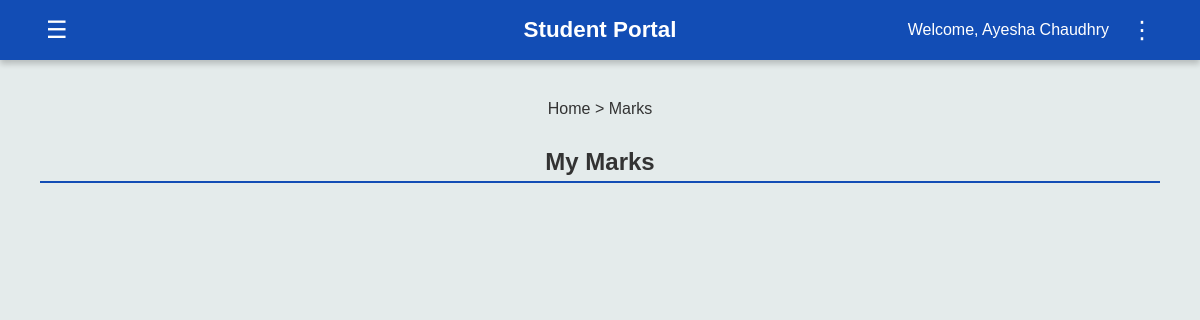
The page /student/marks (signed in) on the database as committed earlier.
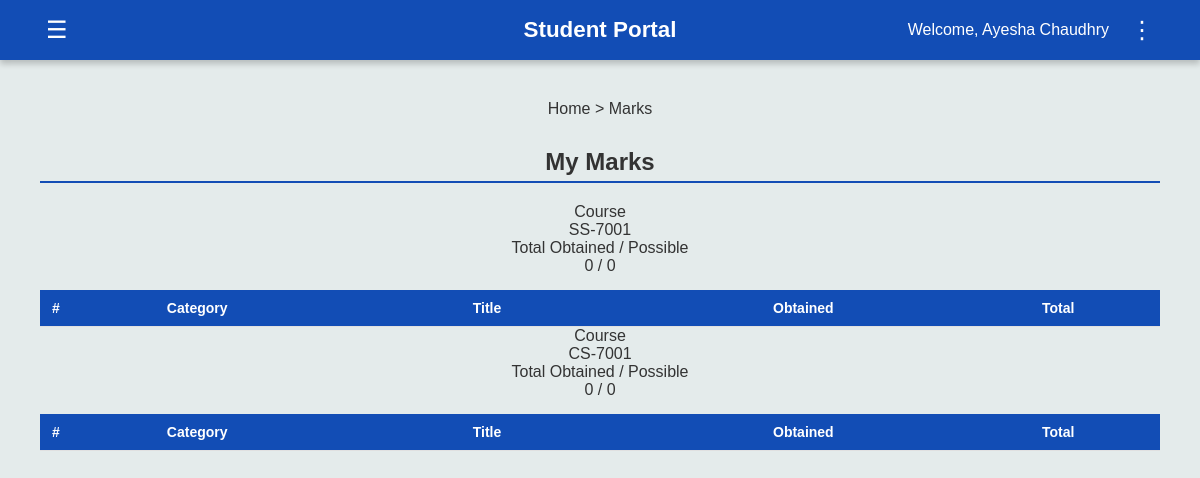
The same page on the database as committed later.
### tables this page shows
CREATE TABLE enrollments (
        Roll_No TEXT, Course_Code TEXT,
        FOREIGN KEY (Roll_No) REFERENCES students (Roll_No),
        FOREIGN KEY (Course_Code) REFERENCES courses (Course_Code)
    );

### app.py (the view, shortened to what this page needs)
@app.route('/student/marks')
def student_marks():
    if 'user' not in session:
        return redirect(url_for('student_login'))
    roll = session['user']
    conn = get_db()
    cur = conn.cursor()
    cur.execute('SELECT Course_Code FROM enrollments WHERE Roll_No=?', (roll,))
    courses = [r['Course_Code'] for r in cur.fetchall()]
    course_reports = []
    for course in courses:
        cur.execute('''
            SELECT id, Category, Item_No, Title, Total
            FROM mark_items
            WHERE Course_Code=?
            ORDER BY Category, Item_No
        ''', (course,))
        items = cur.fetchall()
        entries = []
        category_agg = {}
        total_possible = 0
        total_obtained = 0
        course_reports.append({
            'course': course,
            'items': entries,
            'category_agg': category_agg,
            'total_possible': total_possible,
            'total_obtained': total_obtained,
            'percentage': round(total_obtained / total_possible * 100, 2)
                          if total_possible > 0 else None
        })
    conn.close()
    return render_template('student_marks.html', reports=course_reports)

### app.py (called while the page is built)
def get_db():
    conn = sqlite3.connect('flake.db')
    conn.row_factory = sqlite3.Row  # This allows accessing columns by name
    return conn

### templates/student_marks.html (shortened to what this page needs)
{% extends "student_dashboard.html" %}
{% block content %}
  <div class="breadcrumb"><span>Home</span> &gt; <span>Marks</span></div>
  <div class="page-header"><h2>My Marks</h2></div>
  {% for rep in reports %}
    <div class="course-info-box">
      <div class="course-info-grid">
        <div>
          <div class="course-info-label">Course</div>
          <div class="course-info-value">{{ rep.course }}</div>
        </div>
        <div>
          <div class="course-info-label">Total Obtained / Possible</div>
          <div class="course-info-value">
            {{ rep.total_obtained }} / {{ rep.total_possible }}
          </div>
        </div>
      </div>
      <div style="margin-top:15px;">
        <div class="table-container">
          <table>
            <thead>
              <tr>
                <th>#</th>
                <th>Category</th>
                <th>Title</th>
                <th style="text-align:center">Obtained</th>
                <th style="text-align:center">Total</th>
              </tr>
            </thead>
          </table>
        </div>
      </div>
    </div>
  {% endfor %}
{% endblock %}

### templates/student_dashboard.html (shortened to what this page needs)
<!DOCTYPE html>
<html lang="en">
  <head>
    <link
      rel="stylesheet"
      href="{{ url_for('static', filename='portal_template.css') }}"
    />
    <link
      rel="stylesheet"
      href="https://cdnjs.cloudflare.com/ajax/libs/font-awesome/6.5.0/css/all.min.css"
    />
  </head>
  <body>
    <header>
      <button class="left-btn" id="menuToggle">&#9776;</button>
      <h1 class="portal-title"><b>Student Portal</b></h1>
      <div class="user-info">
        <span>Welcome, {{ session.get('user_name', 'Student') }}</span>
        <button class="options-btn" id="optionsToggle">&#8942;</button>
      </div>
    </header>
    <main>
      {% block content %}{% endblock %}
    </main>
  </body>
</html>

### static/portal_template.css (style rules this page uses)
body { margin: 0; font-family: Arial, Helvetica, sans-serif; background-color: #E4EBEB; color: #333; }
header { background-color: #124DB5; display: flex; justify-content: space-between; align-items: center; padding: 15px 40px; color: white; box-shadow: 0 4px 6px rgba(0,0,0,0.2); position: relative; }
.left-btn, .options-btn { background: none; border: none; color: white; font-size: 24px; cursor: pointer; position: relative; }
.user-info { display: flex; align-items: center; gap: 15px; position: relative; }
main { padding: 40px; text-align: center; }
.portal-title { position: absolute; left: 50%; transform: translateX(-50%); font-size: 1.4rem; font-weight: bold; }
table { width: 100%; border-collapse: collapse; }
th, td { padding: 10px 12px; border-bottom: 1px solid #e0e0e0; text-align: left; font-size: 14px; }
th { background-color: #124DB5; color: white; }
h2 { border-bottom: 2px solid #124DB5; padding-bottom: 5px; margin-top: 30px; }

Rows that differ between the two databases and show on the page:
added enrollments: course "SS-7001", total_obtained "0", total_possible "0"
added enrollments: course "CS-7001", total_obtained "0", total_possible "0"
